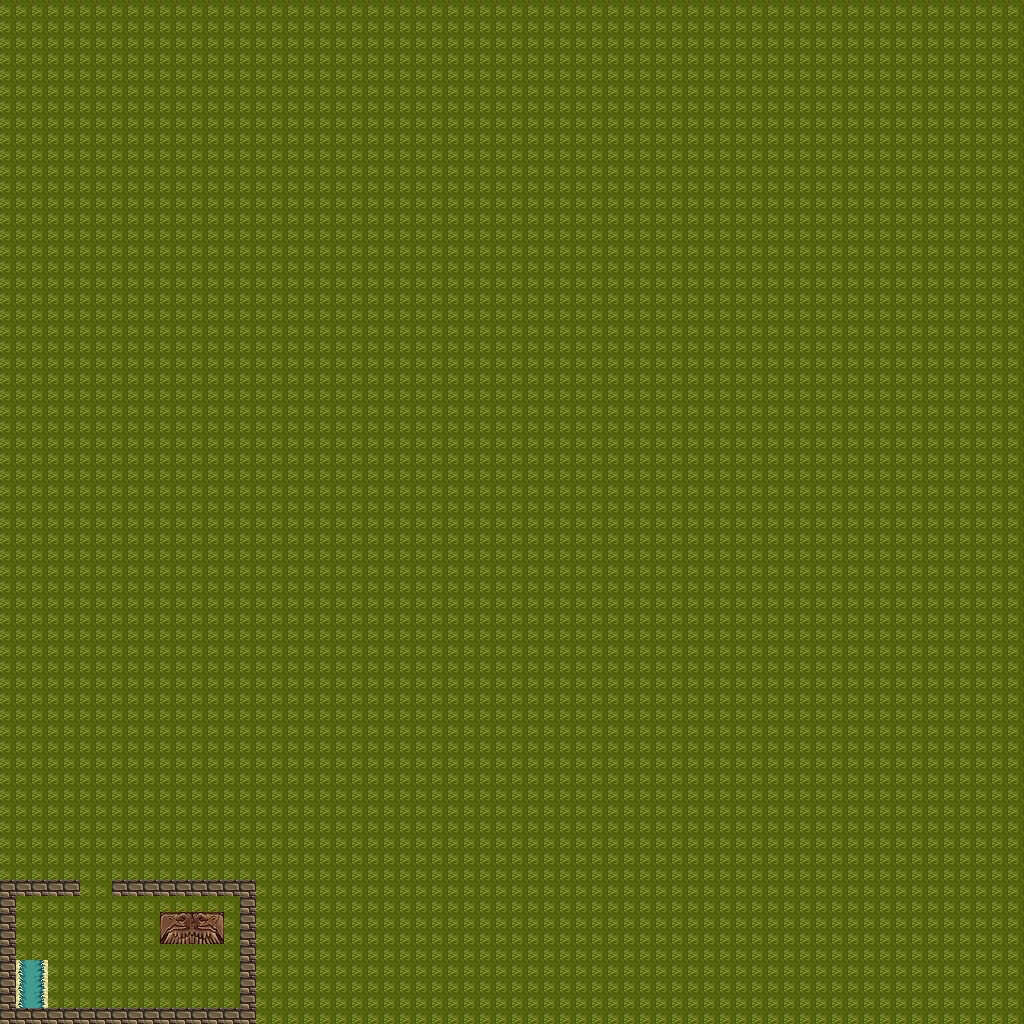

Tiled map render using the project's own tile images. Description and the map definition, with tile-layer contents summarised, below:
An orthogonal 64x64 tile map with 16x16 px tiles, 3 tile layers (background, second layer, third layer), 2 tilesets and 3 objects.

<map version="1.8" tiledversion="1.8.4" orientation="orthogonal" renderorder="right-down" width="64" height="64" tilewidth="16" tileheight="16" infinite="0" nextlayerid="12" nextobjectid="40">
 <tileset firstgid="1" source="lab3.tsx" />
 <tileset firstgid="3601" source="lab.tsx" />
 <layer id="1" name="background" width="64" height="64">
  <data>[4096 cells, 4096 non-empty, 1 distinct tile ids]</data>
 </layer>
 <layer id="2" name="second layer" width="64" height="64">
  <data>[4096 cells, 52 non-empty, 9 distinct tile ids]</data>
 </layer>
 <layer id="8" name="third layer" width="64" height="64">
  <data>[4096 cells, 6 non-empty, 2 distinct tile ids]</data>
 </layer>
 <objectgroup color="#ff0000" id="9" name="collision">
  <object id="32" x="79.0947" y="896.669">
   <polyline points="0,0 -63.0932,-0.668639 -64.0947,111.328 160.571,112.331 161.572,-0.668639 33.3826,-0.668639" />
  </object>
  <object id="35" x="16.3333" y="959.667" width="31" height="48" />
 </objectgroup>
 <objectgroup id="11" name="playerStartLocation">
  <object id="39" x="223" y="932">
   <point />
  </object>
 </objectgroup>
</map>
